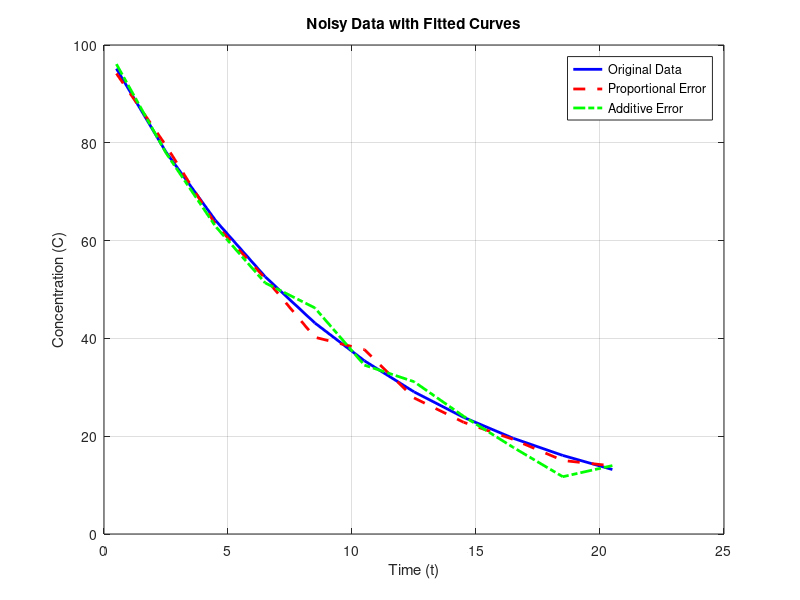
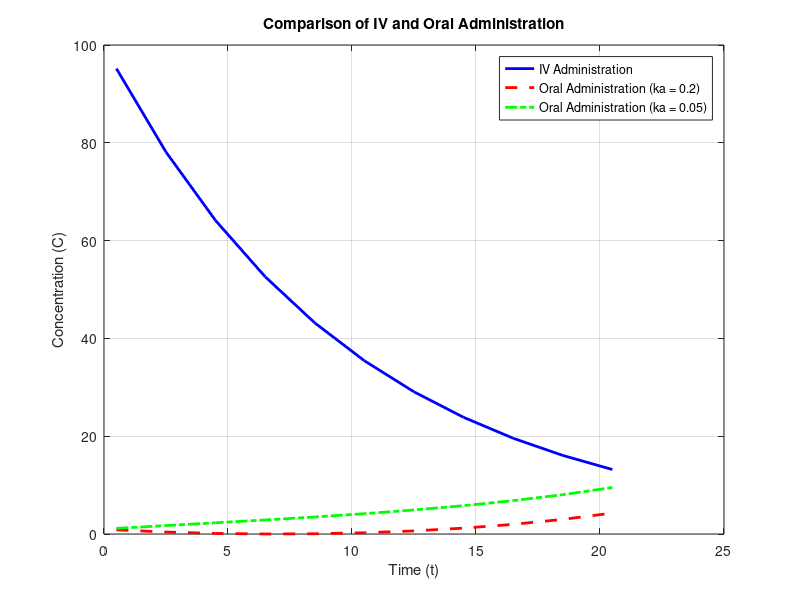

Write the MATLAB code that produced these figures, in order.
function data_entry = Inverse_Problem()

    clear all;
    close all;
    data_entry = 0;

    % Sampled time points
    time = 0.5:2:20.5;
    
    % Original concentration data (decreasing)
    concentration = [95.1786, 78.1082, 64.0994, 52.6031, 43.1687, 35.4263, 29.0726, 23.8584, 19.5794, 16.0678, 13.1860];

    % Generate random errors
    error_proportion = 0.05; % 5% proportionality
    error_additive = 0.05 * mean(concentration); % 5% of average concentration for additive error

    proportional_errors = error_proportion * randn(size(concentration));
    additive_errors = error_additive * randn(size(concentration));

    % Add errors to the concentration data
    noisy_concentration_proportional = concentration .* (1 + proportional_errors);
    noisy_concentration_additive = concentration + additive_errors;

    % Define initial guess values for C0 and ke
    beta0 = [50, 1];

    % Fit equations to noisy data (proportional error)
    [parameters_proportional] = nlinfit(time, noisy_concentration_proportional, @conc, beta0);
    disp('Parameter Estimates of C0 and ke (Proportional Error, 20.5h): ')
    disp(parameters_proportional)

    % Fit equations to noisy data (additive error)
    [parameters_additive] = nlinfit(time, noisy_concentration_additive, @conc, beta0);
    disp('Parameter Estimates of C0 and ke (Additive Error, 20.5h): ')
    disp(parameters_additive)

    data_entry = 1;

    % Plot noisy data and fits
    figure;
    plot(time, concentration, 'b-', 'LineWidth', 2, 'DisplayName', 'Original Data');
    hold on;
    plot(time, noisy_concentration_proportional, 'r--', 'LineWidth', 2, 'DisplayName', 'Proportional Error');
    plot(time, noisy_concentration_additive, 'g-.', 'LineWidth', 2, 'DisplayName', 'Additive Error');
    xlabel('Time (t)');
    ylabel('Concentration (C)');
    title('Noisy Data with Fitted Curves');
    legend('Location', 'best');
    grid on;
    hold off;

    % show the difference between IV and oral administration
    % ex 1: IV Administration (no absorption)
    C_IV = concentration; % IV administration data (no errors)
    
    % ex 2: Oral Administration with Absorption (ka = 0.2)
    Dose = 200; % Initial dose for oral administration
    ka = 0.2; % Absorption rate constant for oral administration
    C_oral_1 = OralAdministration(time, Dose, ka);
    
    % ex 3: Oral Administration with Slower Absorption (ka = 0.05)
    ka = 0.05; % Slower absorption rate constant for oral administration
    C_oral_2 = OralAdministration(time, Dose, ka);

    % Plot the examples
    figure;
    plot(time, C_IV, 'b-', 'LineWidth', 2, 'DisplayName', 'IV Administration');
    hold on;
    plot(time, C_oral_1, 'r--', 'LineWidth', 2, 'DisplayName', 'Oral Administration (ka = 0.2)');
    plot(time, C_oral_2, 'g-.', 'LineWidth', 2, 'DisplayName', 'Oral Administration (ka = 0.05)');
    xlabel('Time (t)');
    ylabel('Concentration (C)');
    title('Comparison of IV and Oral Administration');
    legend('Location', 'best');
    grid on;
    hold off;
    
    return;

    % Function for modeling the fit of the data
    function output = conc(c, t)
        C0 = c(1); % finds value of C0
        k = c(2);  % finds rate constant of elimination
        output = C0 * exp(-k * t);
    end

    % Function to calculate drug concentration after oral administration
    function C_oral = OralAdministration(time, Dose, ka)
        k = 0.1; % Elimination rate constant
        Vd = 100; % Volume of distribution
        C_oral = zeros(size(time)); % Initialize concentration vector
        
        for i = 1:length(time)
            t = time(i);
            if t <= 0
                C_oral(i) = 0; % No drug before administration
            else
                % Modified oral administration model to decrease concentration over time
                C_oral = (((Dose/Vd) * ka) / ((k-ka))) * (1 - exp(-k * time)) + exp(k * time);
            end
        end
    end
end

